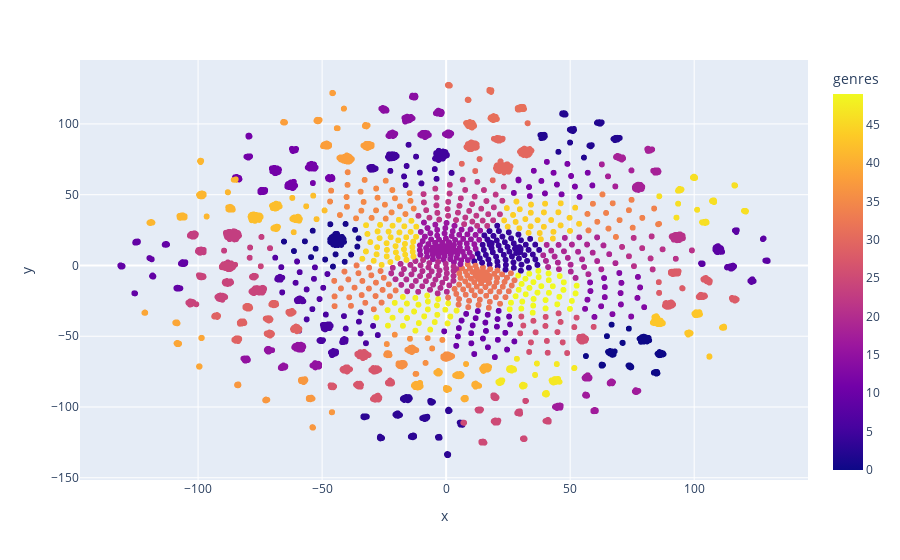

Notebook source saved alongside this figure:
### Code cell
import plotly.express as px

tsne_df = pd.DataFrame(
    np.column_stack((music_embedding_tsne, projection_m['cluster_tsne'])),
    columns = ['x', 'y', 'genres'])
tsne_df.loc[:, 'genres']= tsne_df.genres.astype(int)

print(tsne_df.head(10))

fig = px.scatter(
    tsne_df, x='x', y='y', color='genres', hover_data=['x', 'y', 'genres']
)
fig.show()

### Figure 1 — Plotly figure (JSON) as saved in the notebook; plotly's stock layout.template omitted (floating-point values rounded to 4 significant figures; data arrays with more than 128 entries replaced by an {"elided": "..."} marker saying what was removed)
{"data": [{"customdata": {"elided": "20311x1 int values"}, "hovertemplate": "x=%{x}<br>y=%{y}<br>genres=%{marker.color}<extra></extra>", "legendgroup": "", "marker": {"color": {"elided": "20311 int values"}, "coloraxis": "coloraxis", "symbol": "circle"}, "mode": "markers", "name": "", "showlegend": false, "type": "scattergl", "x": {"elided": "20311 float values"}, "xaxis": "x", "y": {"elided": "20311 float values"}, "yaxis": "y"}], "layout": {"coloraxis": {"colorbar": {"title": {"text": "genres"}}, "colorscale": [[0, "#0d0887"], [0.1111, "#46039f"], [0.2222, "#7201a8"], [0.3333, "#9c179e"], [0.4444, "#bd3786"], [0.5556, "#d8576b"], [0.6667, "#ed7953"], [0.7778, "#fb9f3a"], [0.8889, "#fdca26"], [1, "#f0f921"]]}, "legend": {"tracegroupgap": 0}, "margin": {"t": 60}, "xaxis": {"anchor": "y", "domain": [0, 1], "title": {"text": "x"}}, "yaxis": {"anchor": "x", "domain": [0, 1], "title": {"text": "y"}}}}
